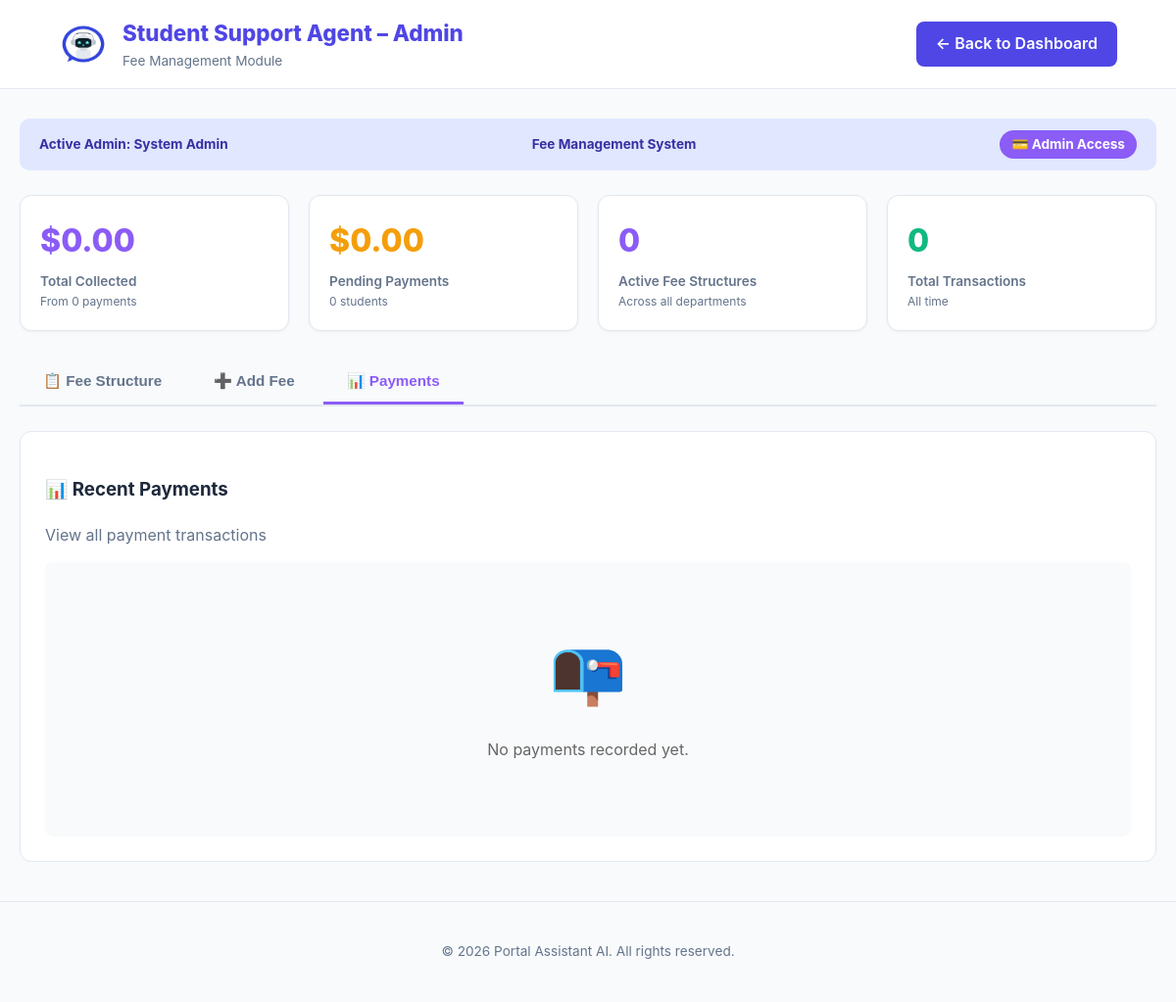
The app's page /Admin/admin_fee_management.php?tab=payments (signed in), older data.
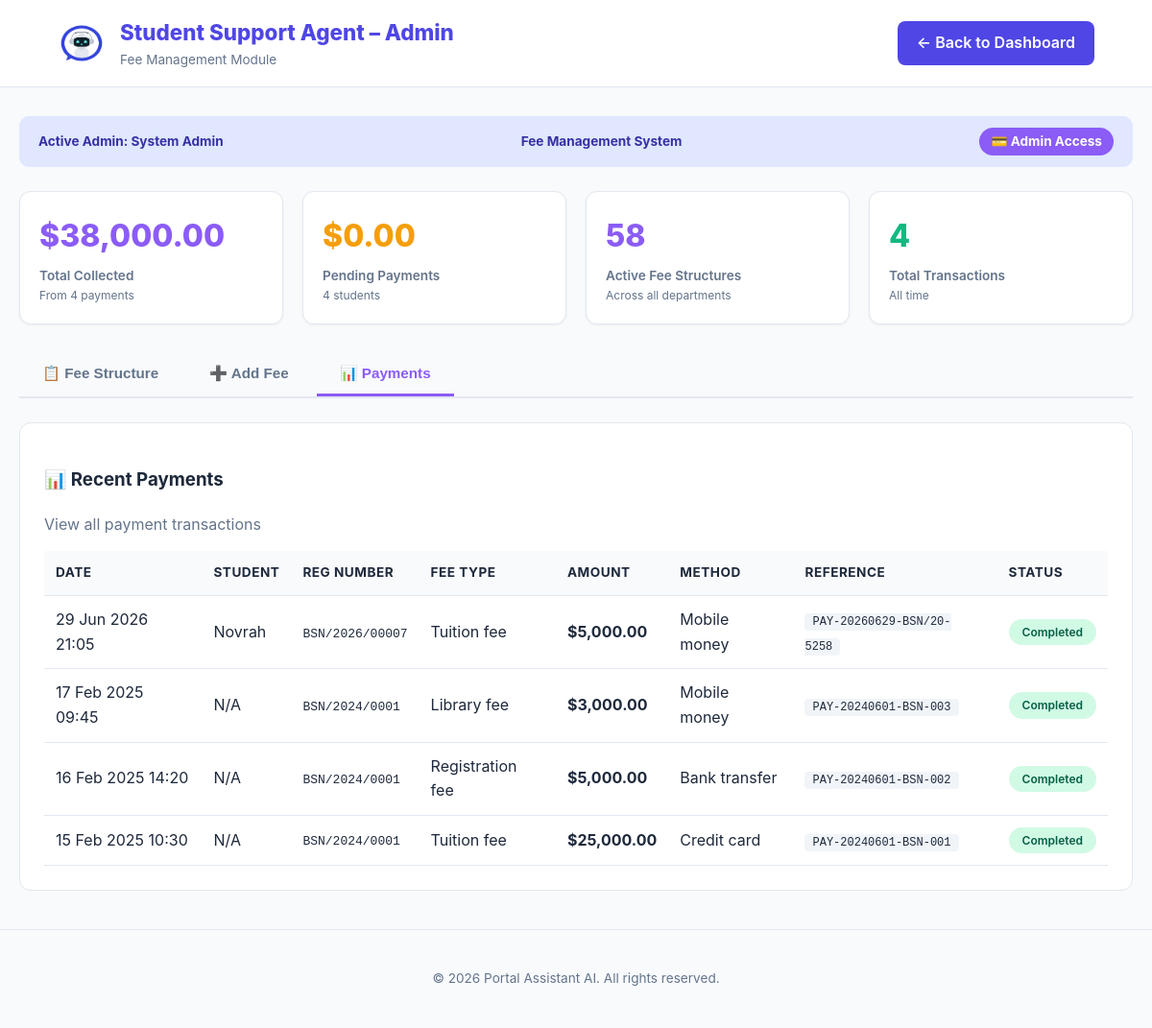
The same page, newer data.
### tables this page shows
CREATE TABLE `fee_payments` (
  `id` int(11) NOT NULL,
  `student_reg` varchar(50) NOT NULL,
  `fee_type` varchar(50) NOT NULL,
  `amount` decimal(10,2) NOT NULL,
  `payment_method` varchar(50) DEFAULT NULL,
  `reference` varchar(50) DEFAULT NULL,
  `payment_date` datetime DEFAULT NULL,
  `due_date` date DEFAULT NULL,
  `status` enum('pending','completed','failed','overdue') DEFAULT 'pending',
  `fee_structure_id` int(11) DEFAULT NULL
);

CREATE TABLE `users` (
  `id` int(11) NOT NULL,
  `full_name` varchar(100) NOT NULL,
  `reg_number` varchar(50) NOT NULL,
  `email` varchar(100) NOT NULL,
  `password` varchar(255) NOT NULL,
  `password_changed` tinyint(1) NOT NULL DEFAULT 0,
  `role` enum('student','admin','lecturer') NOT NULL DEFAULT 'student',
  `department` varchar(100) NOT NULL,
  `phone` varchar(20) DEFAULT NULL,
  `created_at` timestamp NOT NULL DEFAULT current_timestamp(),
  `survey_done` tinyint(1) DEFAULT 0,
  `reset_token` varchar(255) DEFAULT NULL,
  `reset_expires` datetime DEFAULT NULL
);

### Admin/admin_fee_management.php (the view, shortened to what this page needs)
<?php
$admin_name = $_SESSION['user_name'] ?? 'Administrator';
$conn = mysqli_connect("localhost", "root", "", "Portal-Asisstant-AI");
$fee_structure_query = "SELECT fs.*,
                        COUNT(fp.id) as assigned_count,
                        SUM(CASE WHEN fp.status = 'completed' THEN 1 ELSE 0 END) as paid_count
                        FROM fee_structure fs
                        LEFT JOIN fee_payments fp ON fs.id = fp.fee_structure_id
                        GROUP BY fs.id
                        ORDER BY fs.created_at DESC";
$fee_structure_result = mysqli_query($conn, $fee_structure_query);
$payment_summary_query = "SELECT
    COUNT(*) as total_payments,
    SUM(CASE WHEN status = 'completed' THEN amount ELSE 0 END) as total_collected,
    SUM(CASE WHEN status = 'pending' THEN amount ELSE 0 END) as total_pending,
    COUNT(CASE WHEN status = 'completed' THEN 1 ELSE 0 END) as completed_count,
    COUNT(CASE WHEN status = 'pending' THEN 1 ELSE 0 END) as pending_count
    FROM fee_payments";
$payment_summary = mysqli_fetch_assoc(mysqli_query($conn, $payment_summary_query));
$recent_payments_query = "SELECT fp.*, u.full_name
                         FROM fee_payments fp
                         LEFT JOIN users u ON fp.student_reg = u.reg_number
                         ORDER BY fp.payment_date DESC LIMIT 10";
$recent_payments_result = mysqli_query($conn, $recent_payments_query);
$tab = isset($_GET['tab']) ? $_GET['tab'] : 'structure';
?>
<!DOCTYPE html>
<html lang="en">
<head>
</head>
<body>
<header>
    <div class="branding">
        <img src="../Images/logo.jpg" class="logoimg" alt="Logo">
        <div>
            <h1>Student Support Agent – Admin</h1>
            <small>Fee Management Module</small>
        </div>
    </div>
    <a href="Admin-index.php" class="back-btn">← Back to Dashboard</a>
</header>
<div class="container">
    <div class="admin-strip">
        <span>Active Admin: <strong><?php echo htmlspecialchars($admin_name); ?></strong></span>
        <span>Fee Management System</span>
        <span style="background: var(--fee-primary); color: white; padding: 4px 12px; border-radius: 20px;">💳 Admin Access</span>
    </div>
    <div class="dashboard-grid">
        <div class="stat-card">
            <h3>$<?php echo number_format($payment_summary['total_collected'] ?? 0, 2); ?></h3>
            <p>Total Collected</p>
            <div class="sub">From <?php echo $payment_summary['completed_count'] ?? 0; ?> payments</div>
        </div>
        <div class="stat-card">
            <h3 style="color: var(--warning);">$<?php echo number_format($payment_summary['total_pending'] ?? 0, 2); ?></h3>
            <p>Pending Payments</p>
            <div class="sub"><?php echo $payment_summary['pending_count'] ?? 0; ?> students</div>
        </div>
        <div class="stat-card">
            <h3 style="color: var(--fee-primary);"><?php echo mysqli_num_rows($fee_structure_result); ?></h3>
            <p>Active Fee Structures</p>
            <div class="sub">Across all departments</div>
        </div>
        <div class="stat-card">
            <h3 style="color: var(--success);"><?php echo $payment_summary['total_payments'] ?? 0; ?></h3>
            <p>Total Transactions</p>
            <div class="sub">All time</div>
        </div>
    </div>
    <div class="tabs">
        <button class="tab <?php echo $tab == 'structure' ? 'active' : ''; ?>" onclick="location.href='admin_fee_management.php?tab=structure'">📋 Fee Structure</button>
        <button class="tab <?php echo $tab == 'add' ? 'active' : ''; ?>" onclick="location.href='admin_fee_management.php?tab=add'">➕ Add Fee</button>
        <button class="tab <?php echo $tab == 'payments' ? 'active' : ''; ?>" onclick="location.href='admin_fee_management.php?tab=payments'">📊 Payments</button>
    </div>
    <?php switch($tab):
        case 'add': ?>
        <?php break;
        case 'payments': ?>
            <div class="section-box">
                <h3>📊 Recent Payments</h3>
                <p style="color: var(--text-light); margin-bottom: 15px;">View all payment transactions</p>
                <?php if (mysqli_num_rows($recent_payments_result) > 0): ?>
                    <table class="data-table">
                        <thead>
                            <tr>
                                <th>Date</th>
                                <th>Student</th>
                                <th>Reg Number</th>
                                <th>Fee Type</th>
                                <th>Amount</th>
                                <th>Method</th>
                                <th>Reference</th>
                                <th>Status</th>
                            </tr>
                        </thead>
                        <tbody>
                            <?php while($payment = mysqli_fetch_assoc($recent_payments_result)): ?>
                                <tr>
                                    <td><?php echo date('d M Y H:i', strtotime($payment['payment_date'])); ?></td>
                                    <td><?php echo htmlspecialchars($payment['full_name'] ?? 'N/A'); ?></td>
                                    <td><code><?php echo $payment['student_reg']; ?></code></td>
                                    <td><?php echo ucfirst(str_replace('_', ' ', $payment['fee_type'])); ?></td>
                                    <td><strong>$<?php echo number_format($payment['amount'], 2); ?></strong></td>
                                    <td><?php echo ucfirst(str_replace('_', ' ', $payment['payment_method'] ?? 'N/A')); ?></td>
                                    <td><code style="background: #f1f5f9; padding: 2px 8px; border-radius: 4px; font-size: 0.75rem;"><?php echo $payment['reference']; ?></code></td>
                                    <td>
                                        <span class="status-badge <?php echo $payment['status']; ?>">
                                            <?php echo ucfirst($payment['status']); ?>
                                        </span>
                                    </td>
                                </tr>
                            <?php endwhile; ?>
                        </tbody>
                    </table>
                <?php else: ?>
                    <div class="no-data">
                        <span class="big-icon">📭</span>
                        <p>No payments recorded yet.</p>
                    </div>
                <?php endif; ?>
            </div>
        <?php break;
        default: ?>
        <?php break;
    endswitch; ?>
</div>
<footer>
    &copy; <?php echo date('Y'); ?> Portal Assistant AI. All rights reserved.
</footer>
</body>
</html>

### Admin/admin_fee_management.php (style rules this page uses)
:root { --primary: #4f46e5; --primary-dark: #3730a3; --bg: #f8fafc; --white: #ffffff; --text-main: #1e293b; --text-light: #64748b; --border: #e2e8f0; --accent: #e0e7ff; --success: #10b981; --danger: #ef4444; --warning: #f59e0b; --fee-primary: #8b5cf6; --fee-secondary: #7c3aed; --fee-gradient: linear-gradient(135deg, #8b5cf6 0%, #6d28d9 100%); }
* { box-sizing: border-box; }
body { font-family: 'Inter', system-ui, -apple-system, sans-serif; background: var(--bg); color: var(--text-main); margin: 0; line-height: 1.6; }
header { background: var(--white); border-bottom: 1px solid var(--border); padding: 1rem 5%; display: flex; align-items: center; justify-content: space-between; flex-wrap: wrap; gap: 15px; }
.branding { display: flex; align-items: center; gap: 15px; }
.logoimg { height: 50px; border-radius: 8px; }
.branding h1 { margin: 0; font-size: 1.4rem; color: var(--primary); font-weight: 800; }
.branding small { color: var(--text-light); display: block; font-size: 0.85rem; }
.back-btn { background: var(--primary); color: white; padding: 10px 20px; border-radius: 8px; text-decoration: none; font-weight: 600; transition: 0.3s; display: inline-flex; align-items: center; gap: 8px; }
.container { max-width: 1400px; margin: 30px auto; padding: 0 20px; }
.admin-strip { background: var(--accent); padding: 12px 20px; border-radius: 10px; margin-bottom: 25px; display: flex; justify-content: space-between; align-items: center; color: var(--primary-dark); font-weight: 700; font-size: 0.85rem; flex-wrap: wrap; gap: 10px; }
.tabs { display: flex; gap: 5px; margin-bottom: 25px; border-bottom: 2px solid var(--border); flex-wrap: wrap; }
.tab { padding: 12px 24px; cursor: pointer; border: none; background: none; font-weight: 600; color: var(--text-light); transition: 0.3s; border-bottom: 3px solid transparent; font-size: 0.95rem; }
.tab.active { color: var(--fee-primary); border-bottom-color: var(--fee-primary); }
.dashboard-grid { display: grid; grid-template-columns: repeat(auto-fit, minmax(220px, 1fr)); gap: 20px; margin-bottom: 30px; }
.stat-card { background: var(--white); padding: 20px; border-radius: 12px; border: 1px solid var(--border); box-shadow: 0 1px 3px rgba(0,0,0,0.05); }
.stat-card h3 { margin: 0; font-size: 2rem; color: var(--fee-primary); font-weight: 800; }
.stat-card p { margin: 5px 0 0 0; color: var(--text-light); font-weight: 600; font-size: 0.85rem; }
.stat-card .sub { font-size: 0.75rem; color: var(--text-light); font-weight: 400; }
.section-box { background: var(--white); border-radius: 12px; border: 1px solid var(--border); padding: 25px; margin-bottom: 30px; overflow-x: auto; }
.data-table { width: 100%; border-collapse: collapse; margin-top: 15px; }
.data-table th, .data-table td { padding: 12px; text-align: left; border-bottom: 1px solid var(--border); }
.data-table th { background: var(--bg); font-weight: 700; color: var(--text-main); font-size: 0.85rem; text-transform: uppercase; letter-spacing: 0.5px; }
.status-badge { padding: 4px 14px; border-radius: 20px; font-size: 0.75rem; font-weight: 600; display: inline-block; }
.status-badge.completed { background: #d1fae5; color: #065f46; }
footer { text-align: center; padding: 40px; color: var(--text-light); font-size: 0.85rem; border-top: 1px solid var(--border); margin-top: 40px; }
.no-data { text-align: center; padding: 60px 20px; color: #666; background: #f9fafb; border-radius: 8px; }
.no-data .big-icon { font-size: 4rem; display: block; margin-bottom: 15px; }

Row changes from the older to the newer data that the page shows:
added fee_payments: payment_date "29 Jun 2026 21:05", users.full_name "Novrah", student_reg "BSN/2026/00007", fee_type "Tuition fee", amount "5,000.00", payment_method "Mobile money", reference "PAY-20260629-BSN/20-5258", status "Completed"
added fee_payments: payment_date "17 Feb 2025 09:45", full_name "N/A", student_reg "BSN/2024/0001", fee_type "Library fee", amount "3,000.00", payment_method "Mobile money", reference "PAY-20240601-BSN-003", status "Completed"
added fee_payments: payment_date "16 Feb 2025 14:20", full_name "N/A", student_reg "BSN/2024/0001", fee_type "Registration fee", amount "5,000.00", payment_method "Bank transfer", reference "PAY-20240601-BSN-002", status "Completed"
added fee_payments: payment_date "15 Feb 2025 10:30", full_name "N/A", student_reg "BSN/2024/0001", fee_type "Tuition fee", amount "25,000.00", payment_method "Credit card", reference "PAY-20240601-BSN-001", status "Completed"
Text that changed along with them:
$payment_summary['total_collected']: "0.00" → "38,000.00"
$payment_summary['completed_count']: "0" → "4"
$payment_summary['pending_count']: "0" → "4"
mysqli_num_rows($fee_structure_result): "0" → "58"
$payment_summary['total_payments']: "0" → "4"
text no longer shown: "📭 No payments recorded yet."
text now shown: "DATE STUDENT REG NUMBER FEE TYPE AMOUNT METHOD REFERENCE STATUS"
